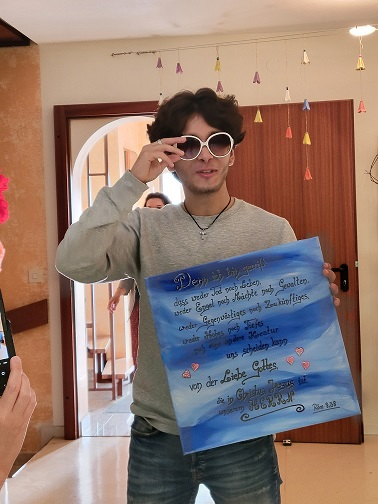
#> input picture images/axx.jpg, 378 x 504 px
$ python 8_resize_crop.py
#> lines starting #> are read from the running program, lines starting #| are printed output that depends on the picture
import cv2

img = cv2.imread("images/axx.jpg")
#> img is the input picture: shape (504, 378, 3); mean B, G, R 111.7, 120.8, 144

resized = cv2.resize(img, (400, 300))
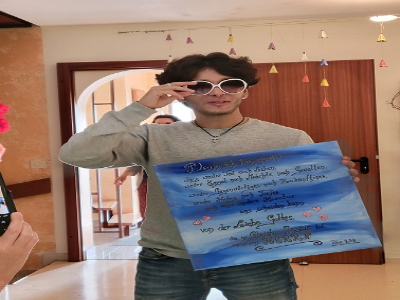
#> resized: shape (300, 400, 3); mean B, G, R 111.6, 120.7, 143.9

cropped = img[50:300, 100:400]
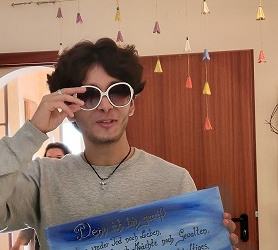
#> cropped: shape (250, 278, 3); mean B, G, R 102.6, 116.1, 147.6

cv2.imshow("Resized Image", resized)
cv2.imshow("Cropped Image", cropped)

cv2.imwrite("images/axx_gray.jpg", resized)
cv2.imwrite("images/axx_gray.jpg", cropped)

cv2.waitKey(0)
cv2.destroyAllWindows()
